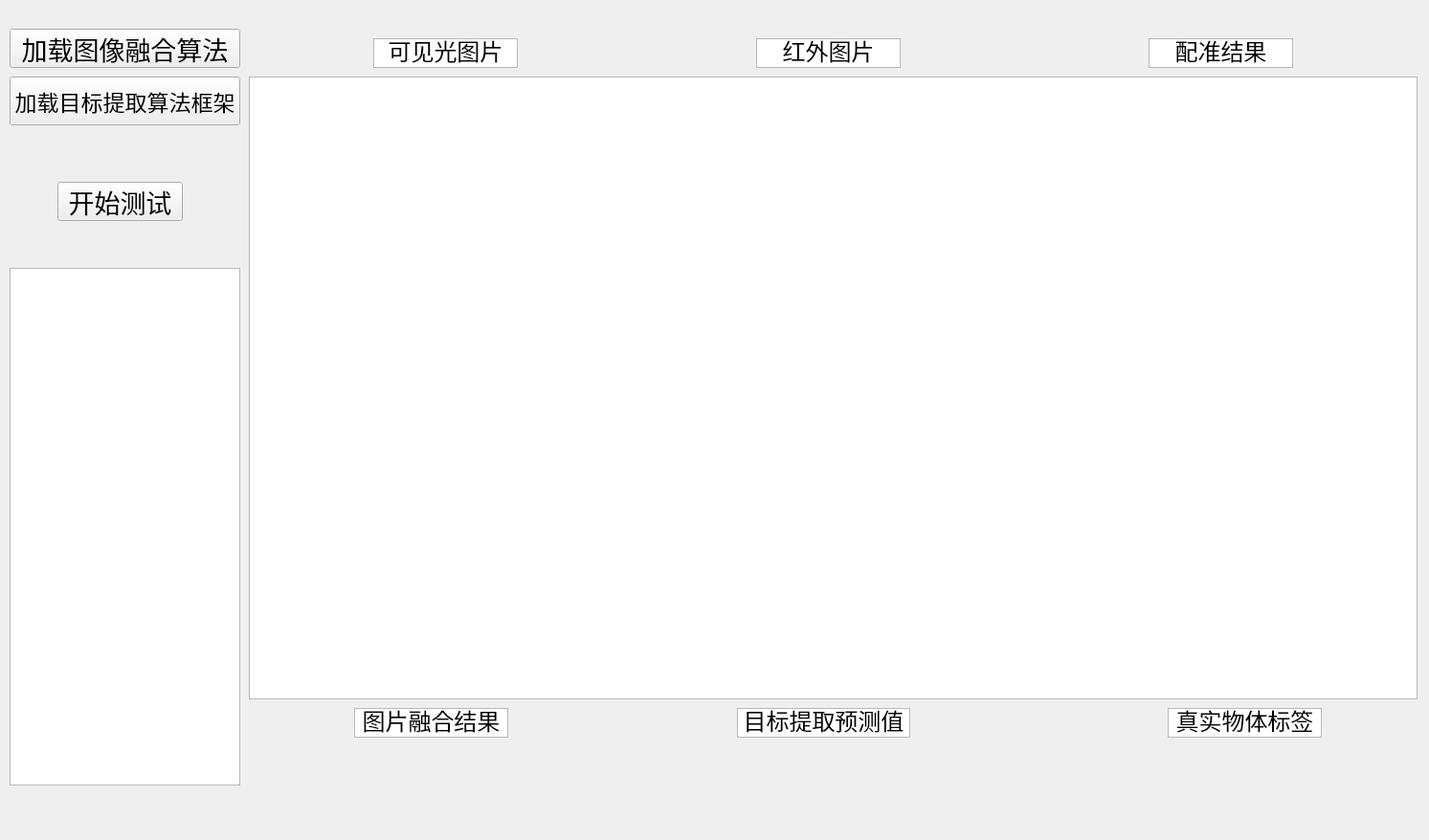
<?xml version="1.0" encoding="UTF-8"?>
<ui version="4.0">
 <class>MainWindow</class>
 <widget class="QMainWindow" name="MainWindow">
  <property name="geometry">
   <rect>
    <x>0</x>
    <y>0</y>
    <width>1493</width>
    <height>878</height>
   </rect>
  </property>
  <property name="windowTitle">
   <string>算法测试</string>
  </property>
  <widget class="QWidget" name="centralwidget">
   <widget class="QPushButton" name="btn_load_fuse">
    <property name="geometry">
     <rect>
      <x>10</x>
      <y>30</y>
      <width>241</width>
      <height>41</height>
     </rect>
    </property>
    <property name="font">
     <font>
      <pointsize>20</pointsize>
     </font>
    </property>
    <property name="text">
     <string>加载图像融合算法</string>
    </property>
   </widget>
   <widget class="QPushButton" name="btn_load_detect">
    <property name="geometry">
     <rect>
      <x>10</x>
      <y>80</y>
      <width>241</width>
      <height>51</height>
     </rect>
    </property>
    <property name="font">
     <font>
      <pointsize>17</pointsize>
     </font>
    </property>
    <property name="text">
     <string>加载目标提取算法框架</string>
    </property>
   </widget>
   <widget class="QTextBrowser" name="txt_msg">
    <property name="geometry">
     <rect>
      <x>10</x>
      <y>280</y>
      <width>241</width>
      <height>541</height>
     </rect>
    </property>
    <property name="font">
     <font>
      <pointsize>18</pointsize>
     </font>
    </property>
   </widget>
   <widget class="QGraphicsView" name="imgView">
    <property name="geometry">
     <rect>
      <x>260</x>
      <y>80</y>
      <width>1221</width>
      <height>651</height>
     </rect>
    </property>
    <property name="font">
     <font>
      <pointsize>9</pointsize>
     </font>
    </property>
   </widget>
   <widget class="QPushButton" name="btn_start_test">
    <property name="geometry">
     <rect>
      <x>60</x>
      <y>190</y>
      <width>131</width>
      <height>41</height>
     </rect>
    </property>
    <property name="font">
     <font>
      <pointsize>20</pointsize>
     </font>
    </property>
    <property name="text">
     <string>开始测试</string>
    </property>
   </widget>
   <widget class="QTextBrowser" name="txt_msg_2">
    <property name="geometry">
     <rect>
      <x>390</x>
      <y>40</y>
      <width>151</width>
      <height>31</height>
     </rect>
    </property>
    <property name="font">
     <font>
      <pointsize>18</pointsize>
     </font>
    </property>
    <property name="verticalScrollBarPolicy">
     <enum>Qt::ScrollBarAlwaysOff</enum>
    </property>
    <property name="horizontalScrollBarPolicy">
     <enum>Qt::ScrollBarAlwaysOff</enum>
    </property>
    <property name="html">
     <string>&lt;!DOCTYPE HTML PUBLIC &quot;-//W3C//DTD HTML 4.0//EN&quot; &quot;http://www.w3.org/TR/REC-html40/strict.dtd&quot;&gt;
&lt;html&gt;&lt;head&gt;&lt;meta name=&quot;qrichtext&quot; content=&quot;1&quot; /&gt;&lt;style type=&quot;text/css&quot;&gt;
p, li { white-space: pre-wrap; }
&lt;/style&gt;&lt;/head&gt;&lt;body style=&quot; font-family:'SimSun'; font-size:18pt; font-weight:400; font-style:normal;&quot;&gt;
&lt;p align=&quot;center&quot; style=&quot; margin-top:0px; margin-bottom:0px; margin-left:0px; margin-right:0px; -qt-block-indent:0; text-indent:0px;&quot;&gt;可见光图片&lt;/p&gt;&lt;/body&gt;&lt;/html&gt;</string>
    </property>
   </widget>
   <widget class="QTextBrowser" name="txt_msg_3">
    <property name="geometry">
     <rect>
      <x>790</x>
      <y>40</y>
      <width>151</width>
      <height>31</height>
     </rect>
    </property>
    <property name="font">
     <font>
      <pointsize>18</pointsize>
     </font>
    </property>
    <property name="verticalScrollBarPolicy">
     <enum>Qt::ScrollBarAlwaysOff</enum>
    </property>
    <property name="horizontalScrollBarPolicy">
     <enum>Qt::ScrollBarAlwaysOff</enum>
    </property>
    <property name="html">
     <string>&lt;!DOCTYPE HTML PUBLIC &quot;-//W3C//DTD HTML 4.0//EN&quot; &quot;http://www.w3.org/TR/REC-html40/strict.dtd&quot;&gt;
&lt;html&gt;&lt;head&gt;&lt;meta name=&quot;qrichtext&quot; content=&quot;1&quot; /&gt;&lt;style type=&quot;text/css&quot;&gt;
p, li { white-space: pre-wrap; }
&lt;/style&gt;&lt;/head&gt;&lt;body style=&quot; font-family:'SimSun'; font-size:18pt; font-weight:400; font-style:normal;&quot;&gt;
&lt;p align=&quot;center&quot; style=&quot; margin-top:0px; margin-bottom:0px; margin-left:0px; margin-right:0px; -qt-block-indent:0; text-indent:0px;&quot;&gt;红外图片&lt;/p&gt;&lt;/body&gt;&lt;/html&gt;</string>
    </property>
   </widget>
   <widget class="QTextBrowser" name="txt_msg_4">
    <property name="geometry">
     <rect>
      <x>1200</x>
      <y>40</y>
      <width>151</width>
      <height>31</height>
     </rect>
    </property>
    <property name="font">
     <font>
      <pointsize>18</pointsize>
     </font>
    </property>
    <property name="verticalScrollBarPolicy">
     <enum>Qt::ScrollBarAlwaysOff</enum>
    </property>
    <property name="horizontalScrollBarPolicy">
     <enum>Qt::ScrollBarAlwaysOff</enum>
    </property>
    <property name="html">
     <string>&lt;!DOCTYPE HTML PUBLIC &quot;-//W3C//DTD HTML 4.0//EN&quot; &quot;http://www.w3.org/TR/REC-html40/strict.dtd&quot;&gt;
&lt;html&gt;&lt;head&gt;&lt;meta name=&quot;qrichtext&quot; content=&quot;1&quot; /&gt;&lt;style type=&quot;text/css&quot;&gt;
p, li { white-space: pre-wrap; }
&lt;/style&gt;&lt;/head&gt;&lt;body style=&quot; font-family:'SimSun'; font-size:18pt; font-weight:400; font-style:normal;&quot;&gt;
&lt;p align=&quot;center&quot; style=&quot; margin-top:0px; margin-bottom:0px; margin-left:0px; margin-right:0px; -qt-block-indent:0; text-indent:0px;&quot;&gt;配准结果&lt;/p&gt;&lt;/body&gt;&lt;/html&gt;</string>
    </property>
   </widget>
   <widget class="QTextBrowser" name="txt_msg_5">
    <property name="geometry">
     <rect>
      <x>1220</x>
      <y>740</y>
      <width>161</width>
      <height>31</height>
     </rect>
    </property>
    <property name="font">
     <font>
      <pointsize>18</pointsize>
     </font>
    </property>
    <property name="verticalScrollBarPolicy">
     <enum>Qt::ScrollBarAlwaysOff</enum>
    </property>
    <property name="horizontalScrollBarPolicy">
     <enum>Qt::ScrollBarAlwaysOff</enum>
    </property>
    <property name="html">
     <string>&lt;!DOCTYPE HTML PUBLIC &quot;-//W3C//DTD HTML 4.0//EN&quot; &quot;http://www.w3.org/TR/REC-html40/strict.dtd&quot;&gt;
&lt;html&gt;&lt;head&gt;&lt;meta name=&quot;qrichtext&quot; content=&quot;1&quot; /&gt;&lt;style type=&quot;text/css&quot;&gt;
p, li { white-space: pre-wrap; }
&lt;/style&gt;&lt;/head&gt;&lt;body style=&quot; font-family:'SimSun'; font-size:18pt; font-weight:400; font-style:normal;&quot;&gt;
&lt;p align=&quot;center&quot; style=&quot; margin-top:0px; margin-bottom:0px; margin-left:0px; margin-right:0px; -qt-block-indent:0; text-indent:0px;&quot;&gt;真实物体标签&lt;/p&gt;&lt;/body&gt;&lt;/html&gt;</string>
    </property>
   </widget>
   <widget class="QTextBrowser" name="txt_msg_6">
    <property name="geometry">
     <rect>
      <x>770</x>
      <y>740</y>
      <width>181</width>
      <height>31</height>
     </rect>
    </property>
    <property name="font">
     <font>
      <pointsize>18</pointsize>
     </font>
    </property>
    <property name="verticalScrollBarPolicy">
     <enum>Qt::ScrollBarAlwaysOff</enum>
    </property>
    <property name="horizontalScrollBarPolicy">
     <enum>Qt::ScrollBarAlwaysOff</enum>
    </property>
    <property name="html">
     <string>&lt;!DOCTYPE HTML PUBLIC &quot;-//W3C//DTD HTML 4.0//EN&quot; &quot;http://www.w3.org/TR/REC-html40/strict.dtd&quot;&gt;
&lt;html&gt;&lt;head&gt;&lt;meta name=&quot;qrichtext&quot; content=&quot;1&quot; /&gt;&lt;style type=&quot;text/css&quot;&gt;
p, li { white-space: pre-wrap; }
&lt;/style&gt;&lt;/head&gt;&lt;body style=&quot; font-family:'SimSun'; font-size:18pt; font-weight:400; font-style:normal;&quot;&gt;
&lt;p align=&quot;center&quot; style=&quot; margin-top:0px; margin-bottom:0px; margin-left:0px; margin-right:0px; -qt-block-indent:0; text-indent:0px;&quot;&gt;目标提取预测值&lt;/p&gt;&lt;/body&gt;&lt;/html&gt;</string>
    </property>
   </widget>
   <widget class="QTextBrowser" name="txt_msg_7">
    <property name="geometry">
     <rect>
      <x>370</x>
      <y>740</y>
      <width>161</width>
      <height>31</height>
     </rect>
    </property>
    <property name="font">
     <font>
      <pointsize>18</pointsize>
     </font>
    </property>
    <property name="verticalScrollBarPolicy">
     <enum>Qt::ScrollBarAlwaysOff</enum>
    </property>
    <property name="horizontalScrollBarPolicy">
     <enum>Qt::ScrollBarAlwaysOff</enum>
    </property>
    <property name="html">
     <string>&lt;!DOCTYPE HTML PUBLIC &quot;-//W3C//DTD HTML 4.0//EN&quot; &quot;http://www.w3.org/TR/REC-html40/strict.dtd&quot;&gt;
&lt;html&gt;&lt;head&gt;&lt;meta name=&quot;qrichtext&quot; content=&quot;1&quot; /&gt;&lt;style type=&quot;text/css&quot;&gt;
p, li { white-space: pre-wrap; }
&lt;/style&gt;&lt;/head&gt;&lt;body style=&quot; font-family:'SimSun'; font-size:18pt; font-weight:400; font-style:normal;&quot;&gt;
&lt;p align=&quot;center&quot; style=&quot; margin-top:0px; margin-bottom:0px; margin-left:0px; margin-right:0px; -qt-block-indent:0; text-indent:0px;&quot;&gt;图片融合结果&lt;/p&gt;&lt;/body&gt;&lt;/html&gt;</string>
    </property>
   </widget>
  </widget>
 </widget>
 <resources/>
 <connections/>
</ui>
